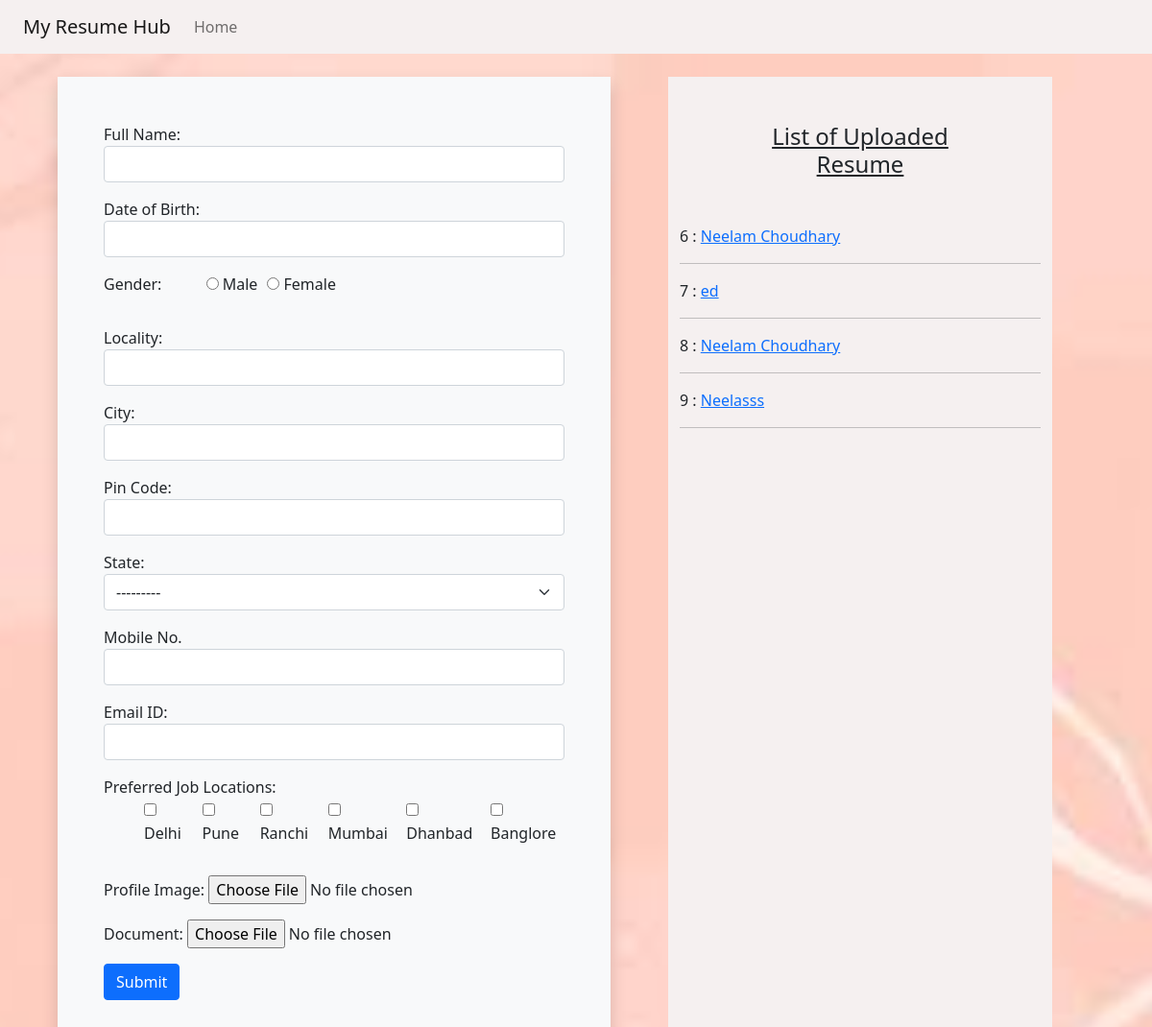
/home/, run on the app's committed database.
### myapp/models.py (models this page shows)
class Resume(models.Model):
 user=models.ForeignKey(User,on_delete=models.CASCADE)
 name = models.CharField(max_length=100)
 dob = models.DateField(auto_now=False, auto_now_add=False,null=True)
 gender = models.CharField(max_length=100)
 locality = models.CharField(max_length=100)
 city = models.CharField(max_length=100)
 pin = models.PositiveIntegerField()
 state = models.CharField(choices=STATE_CHOICE, max_length=50)
 mobile = models.PositiveIntegerField()
 email = models.EmailField()
 job_city = models.CharField(max_length=50)
 profile_image = models.ImageField(upload_to='profileimg', blank=True)
 my_file = models.FileField(upload_to='doc', blank=True) # even we can leave it blank

### myapp/views.py (the view, shortened to what this page needs)
# urls.py: path('home/', views.HomeView.as_view(), name='home'),
class HomeView(View):
 def get(self, request):
  form = ResumeForm()
  user = request.user
  gps = user.groups.all()
  current_user_groups = request.user.groups.values_list("name", flat=True)
  if "Author" in current_user_groups:
    candidates = Resume.objects.filter( user=request.user)
  else:
    candidates = Resume.objects.all()
  print(current_user_groups)
  return render(request, 'myapp/home.html', { 'candidates':candidates, 'form':form})

### myapp/forms.py
class ResumeForm(forms.ModelForm):
 gender = forms.ChoiceField(choices=GENDER_CHOICES, widget=forms.RadioSelect)
 job_city = forms.MultipleChoiceField(label='Preferred Job Locations', choices=JOB_CITY_CHOICE, widget=forms.CheckboxSelectMultiple)
 class Meta:
  model = Resume
  fields = ['name', 'dob', 'gender', 'locality', 'city', 'pin', 'state', 'mobile', 'email', 'job_city', 'profile_image', 'my_file']
  labels = {'name':'Full Name', 'dob': 'Date of Birth', 'pin':'Pin Code', 'mobile':'Mobile No.', 'email':'Email ID', 'profile_image':'Profile Image', 'my_file':'Document'}
  widgets = {
   'name':forms.TextInput(attrs={'class':'form-control'}),
   'dob':forms.DateInput(attrs={'class':'form-control', 'id':'datepicker'}),
   'locality':forms.TextInput(attrs={'class':'form-control'}),
   'city':forms.TextInput(attrs={'class':'form-control'}),
   'pin':forms.NumberInput(attrs={'class':'form-control'}),
   'state':forms.Select(attrs={'class':'form-select'}),
   'mobile':forms.NumberInput(attrs={'class':'form-control'}),
   'email':forms.EmailInput(attrs={'class':'form-control'}),
  }

### myapp/templates/myapp/home.html (shortened to what this page needs)
<!DOCTYPE html>
{% load static %}
{% include 'myapp/navbar.html' %}
<html lang="en">
<head>
 <link href="https://cdn.jsdelivr.net/npm/bootstrap@5.0.0-beta2/dist/css/bootstrap.min.css" rel="stylesheet">
<link rel="stylesheet" href="//code.jquery.com/ui/1.12.1/themes/base/jquery-ui.css">
 <link rel="stylesheet" href="{% static 'myapp/css/style.css' %}">
</head>
<body>
 <div class="container-fluid mb-2 mt-4 " >
  <div class="row">
   <div class="col-sm-6 mx-5" >
    <form action="" method="post" enctype="multipart/form-data" class="shadow p-5 bg-light" >
     {% for fm in form %}
       <div class="form-group mb-3">
       {{fm.label_tag}} {{fm}} <small class="text-danger">{{fm.errors|striptags}}</small>
       </div>
     {% endfor %}
     <input type="submit" value="Submit" class="btn btn-primary">
    </form>
   </div>
   <div class="col-sm-4 " style="background-color:rgb(245, 240, 240);">
    <h4 class=" text-center m-5"><u>List of Uploaded Resume </u></h4>
    {% for candidate in candidates %}
     {{candidate.id}} : <a href="{% url 'candidate' candidate.id %}">{{candidate.name}}</a>
     <hr>
    {% endfor %}
   </div>
  </div>
 </div>
</body>
</html>

### myapp/static/myapp/css/style.css (style rules this page uses)
#id_gender, #id_job_city { list-style-type: none; display: inline-flex; }
#id_gender > li { padding-left: 10px; }
#id_job_city > li { padding-left: 10px; }
body { background-image: url("/static/myapp/images/a.jpg"); background-size: cover; position:relative; background-position:center; }

### data on the page
Resume: id "6", name "Neelam Choudhary"
Resume: id "7", name "ed"
Resume: id "8", name "Neelam Choudhary"
Resume: id "9", name "Neelasss"

### other printed values
{{ fm.label_tag }} "Full Name:" "Date of Birth:" "Gender:" "Locality:" "City:" "Pin Code:" "State:" "Mobile No." "Email ID:" "Preferred Job Locations:" "Profile Image:" "Document:"
